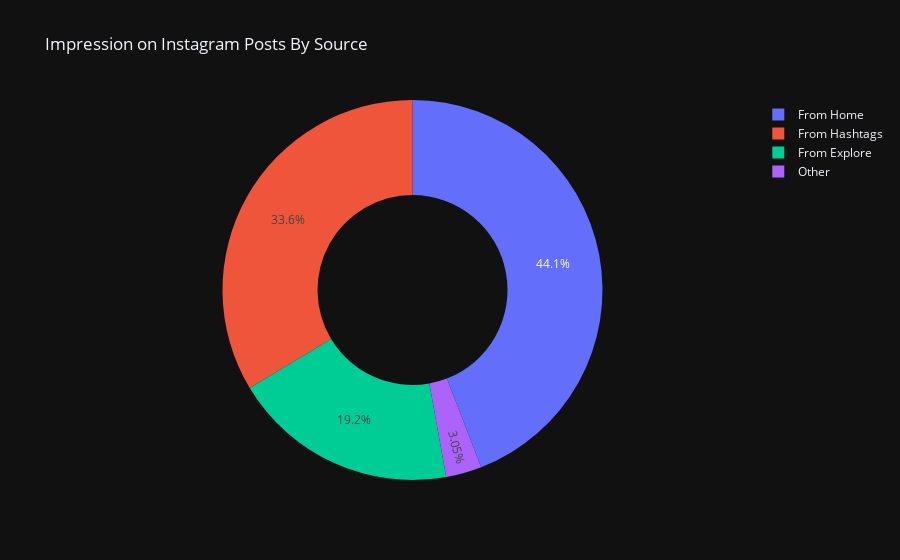

Notebook code cell kept with this figure:
### Code cell
home = df["From Home"].sum()
hashtags = df["From Hashtags"].sum()
explore = df["From Explore"].sum()
other = df["From Other"].sum()
impressions = df["Impressions"].sum()

labels = ['From Home','From Hashtags','From Explore','Other']
values = [home, hashtags, explore, other]

fig = px.pie(df, values=values, names=labels, 
             title = 'Impression on Instagram Posts By Source', hole = 0.5)
fig.show()

### Figure 1 — Plotly figure (JSON) as saved in the notebook; plotly's stock layout.template omitted (floating-point values rounded to 4 significant figures)
{"data": [{"domain": {"x": [0, 1], "y": [0, 1]}, "hole": 0.5, "hovertemplate": "label=%{label}<br>value=%{value}<extra></extra>", "labels": ["From Home", "From Hashtags", "From Explore", "Other"], "legendgroup": "", "name": "", "showlegend": true, "type": "pie", "values": [294619, 224614, 128294, 20360]}], "layout": {"legend": {"tracegroupgap": 0}, "title": {"text": "Impression on Instagram Posts By Source"}}}
